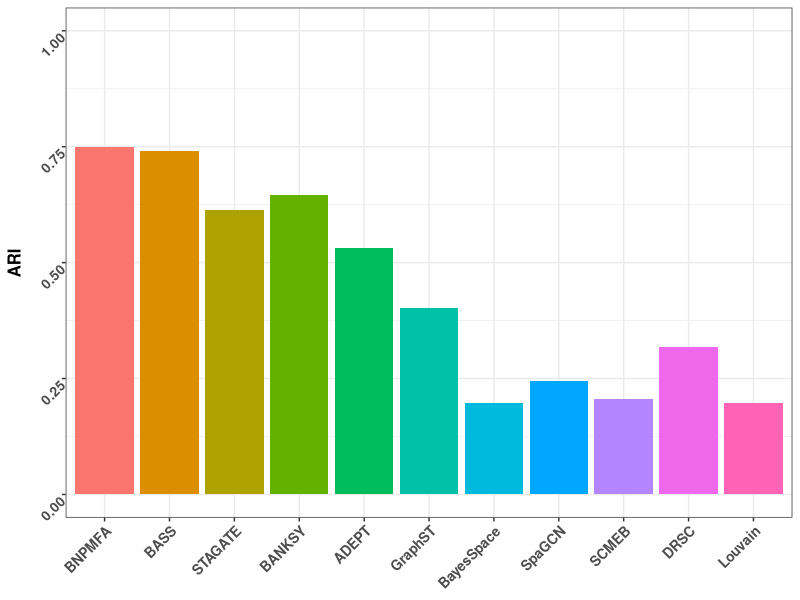

Source code (R):
ARI_mat = read.csv("application/STARmap/ARI_summary.csv",row.names = 1)
ARI = as.data.frame(ARI_mat)
library(reshape2)
ARI_long = melt(ARI)
colnames(ARI_long) = c("Method", "ARI")
ARI_long$Method = factor(ARI_long$Method, levels = c("BNPMFA", "BASS", "STAGATE", "BANKSY", "ADEPT", "GraphST" , "BayesSpace", "SpaGCN", "SCMEB", "DRSC", "Louvain" ))

ARI_mean = aggregate(ARI_long[,2], list(ARI_long$Method), mean)
colnames(ARI_mean) = c("Method", "ARI")



library(ggplot2)
plot_box = ggplot(data = ARI_mean, aes(x=Method, y=ARI, fill = Method)) + #geom_violin(trim = F) +
  geom_bar(stat = "identity") +
  #geom_hline(yintercept = mean(ARI[,1]), color = "red", linetype = "dashed", linewidth=1) + 
  theme_bw() +
  #ggtitle(paste0("Mean Neighborhood Distance")) +
  theme(
    #plot.title = element_text(face="bold", hjust = 0.5, size = 10),
    axis.title.y = element_text(size = 12,face = "bold"),
    axis.title.x = element_blank(),
    legend.title = element_text(size = 10,face = "bold"),
    axis.text = element_text(size = 10, face = "bold", angle = 45, hjust=1, vjust=1),
    #axis.text = element_text(size = 8, face = "bold"),
    legend.position="none") + ylim(c(0,1))

ggsave(plot_box, filename = "reproduce/img/Figure4b.pdf", width = 4, height = 4, units = "in")
